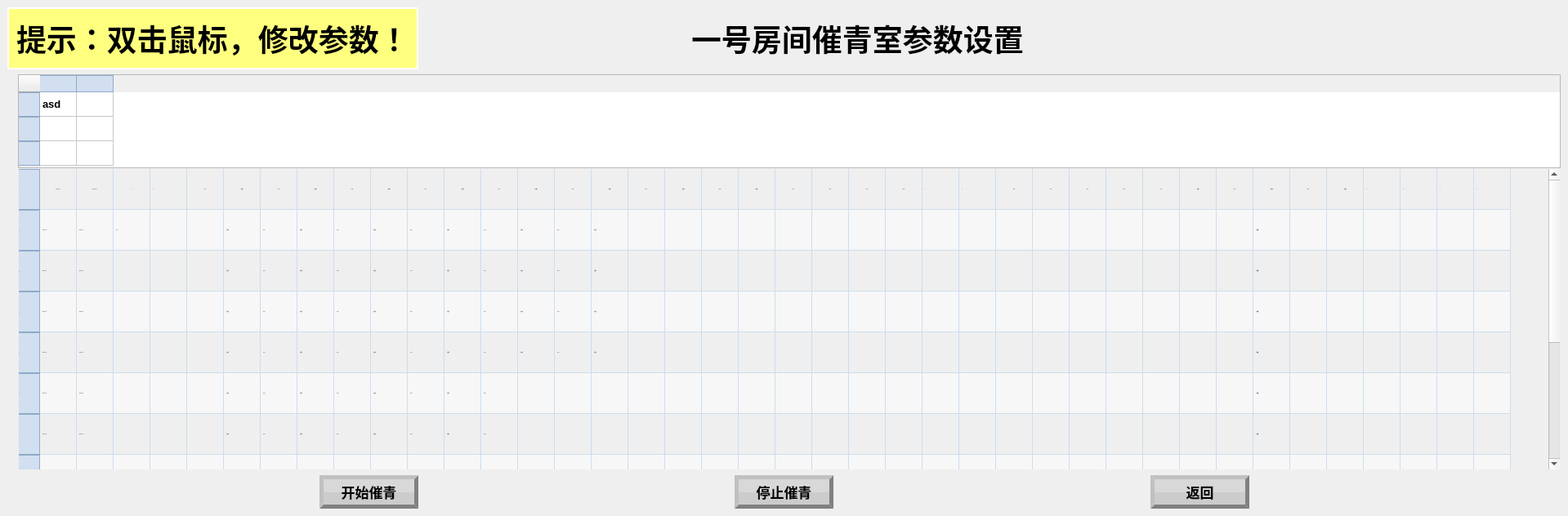
<?xml version="1.0" encoding="UTF-8"?>
<ui version="4.0">
 <class>set_parament1</class>
 <widget class="QMainWindow" name="set_parament1">
  <property name="geometry">
   <rect>
    <x>0</x>
    <y>0</y>
    <width>1919</width>
    <height>632</height>
   </rect>
  </property>
  <property name="windowTitle">
   <string>MainWindow</string>
  </property>
  <widget class="QWidget" name="centralwidget">
   <layout class="QGridLayout" name="gridLayout">
    <item row="0" column="0" colspan="2">
     <layout class="QHBoxLayout" name="horizontalLayout">
      <item>
       <widget class="QGroupBox" name="groupBox">
        <property name="styleSheet">
         <string notr="true">QGroupBox {
            border-color: rgb(255, 255, 255);
			background-color: rgb(255, 255, 127);
            border-width: 2px;
            border-style: solid;
            margin-top: 0.5ex;
        }</string>
        </property>
        <property name="title">
         <string/>
        </property>
        <layout class="QGridLayout" name="gridLayout_2">
         <item row="0" column="0">
          <widget class="QLabel" name="label">
           <property name="font">
            <font>
             <family>楷体</family>
             <pointsize>28</pointsize>
             <weight>75</weight>
             <bold>true</bold>
            </font>
           </property>
           <property name="text">
            <string>提示：双击鼠标，修改参数！</string>
           </property>
          </widget>
         </item>
        </layout>
       </widget>
      </item>
      <item>
       <spacer name="horizontalSpacer">
        <property name="orientation">
         <enum>Qt::Horizontal</enum>
        </property>
        <property name="sizeHint" stdset="0">
         <size>
          <width>13</width>
          <height>38</height>
         </size>
        </property>
       </spacer>
      </item>
      <item>
       <widget class="QLabel" name="title">
        <property name="font">
         <font>
          <family>楷体</family>
          <pointsize>28</pointsize>
          <weight>75</weight>
          <bold>true</bold>
         </font>
        </property>
        <property name="text">
         <string>一号房间催青室参数设置</string>
        </property>
       </widget>
      </item>
      <item>
       <spacer name="horizontalSpacer_7">
        <property name="orientation">
         <enum>Qt::Horizontal</enum>
        </property>
        <property name="sizeHint" stdset="0">
         <size>
          <width>40</width>
          <height>20</height>
         </size>
        </property>
       </spacer>
      </item>
      <item>
       <spacer name="horizontalSpacer_2">
        <property name="orientation">
         <enum>Qt::Horizontal</enum>
        </property>
        <property name="sizeHint" stdset="0">
         <size>
          <width>40</width>
          <height>20</height>
         </size>
        </property>
       </spacer>
      </item>
     </layout>
    </item>
    <item row="1" column="0">
     <widget class="QLabel" name="label_2">
      <property name="minimumSize">
       <size>
        <width>0</width>
        <height>50</height>
       </size>
      </property>
      <property name="text">
       <string/>
      </property>
     </widget>
    </item>
    <item row="1" column="1">
     <layout class="QVBoxLayout" name="verticalLayout">
      <property name="spacing">
       <number>0</number>
      </property>
      <item>
       <widget class="QTableWidget" name="tableWidget_head">
        <property name="maximumSize">
         <size>
          <width>16777215</width>
          <height>115</height>
         </size>
        </property>
        <property name="font">
         <font>
          <pointsize>10</pointsize>
          <weight>75</weight>
          <bold>true</bold>
         </font>
        </property>
        <property name="styleSheet">
         <string notr="true">
 
QHeaderView::section {	
	color: black;
	font:bold 14px &quot;微软雅黑&quot;;
	text-align:center;
	background-color: #d1dff0;
	border:1px solid #8faac9;
	border-left:none;
	width :25px;

}
 


</string>
        </property>
        <property name="editTriggers">
         <set>QAbstractItemView::NoEditTriggers</set>
        </property>
        <property name="tabKeyNavigation">
         <bool>false</bool>
        </property>
        <property name="showDropIndicator" stdset="0">
         <bool>false</bool>
        </property>
        <property name="dragDropOverwriteMode">
         <bool>false</bool>
        </property>
        <property name="showGrid">
         <bool>true</bool>
        </property>
        <property name="gridStyle">
         <enum>Qt::SolidLine</enum>
        </property>
        <property name="sortingEnabled">
         <bool>false</bool>
        </property>
        <property name="cornerButtonEnabled">
         <bool>false</bool>
        </property>
        <attribute name="horizontalHeaderVisible">
         <bool>true</bool>
        </attribute>
        <attribute name="horizontalHeaderDefaultSectionSize">
         <number>45</number>
        </attribute>
        <attribute name="horizontalHeaderHighlightSections">
         <bool>true</bool>
        </attribute>
        <attribute name="verticalHeaderVisible">
         <bool>true</bool>
        </attribute>
        <attribute name="verticalHeaderCascadingSectionResizes">
         <bool>true</bool>
        </attribute>
        <row>
         <property name="text">
          <string/>
         </property>
        </row>
        <row>
         <property name="text">
          <string/>
         </property>
        </row>
        <row>
         <property name="text">
          <string/>
         </property>
        </row>
        <column>
         <property name="text">
          <string/>
         </property>
        </column>
        <column>
         <property name="text">
          <string/>
         </property>
        </column>
        <item row="0" column="0">
         <property name="text">
          <string>asd</string>
         </property>
        </item>
       </widget>
      </item>
      <item>
       <widget class="QTableWidget" name="tableWidget">
        <property name="minimumSize">
         <size>
          <width>0</width>
          <height>0</height>
         </size>
        </property>
        <property name="font">
         <font>
          <family>微软雅黑</family>
          <pointsize>-1</pointsize>
          <weight>50</weight>
          <italic>false</italic>
          <bold>false</bold>
         </font>
        </property>
        <property name="focusPolicy">
         <enum>Qt::WheelFocus</enum>
        </property>
        <property name="contextMenuPolicy">
         <enum>Qt::DefaultContextMenu</enum>
        </property>
        <property name="styleSheet">
         <string notr="true">QTableCornerButton::section{background-color:#d1dff0;}

 QTableView
{

	background-color: rgba(255, 255, 255, 0); 
	font:14px &quot;微软雅黑&quot;;
	color:#677483;
	gridline-color: #ccddf0;
}
QTableView::item
{	
	font:14px &quot;微软雅黑&quot;;
	color:#000000;
	gridline-color: #ccddf0; 
}

 QTableView::item:selected
{	
	color:#677483;
}

 QHeaderView::section {	
	color: black;
	font:bold 14px &quot;微软雅黑&quot;;
	text-align:center;
	height:32px;
	width :25px;
	background-color: #d1dff0;
	border:1px solid #8faac9;
	border-left:none;

}

 
// border-left:none;防止中间表头的border重叠
QHeaderView::section:first 
{
	border-left:1px solid #8faac9;
}


</string>
        </property>
        <property name="inputMethodHints">
         <set>Qt::ImhNone</set>
        </property>
        <property name="dragEnabled">
         <bool>true</bool>
        </property>
        <property name="dragDropOverwriteMode">
         <bool>false</bool>
        </property>
        <property name="alternatingRowColors">
         <bool>true</bool>
        </property>
        <property name="selectionMode">
         <enum>QAbstractItemView::SingleSelection</enum>
        </property>
        <property name="selectionBehavior">
         <enum>QAbstractItemView::SelectRows</enum>
        </property>
        <property name="horizontalScrollMode">
         <enum>QAbstractItemView::ScrollPerItem</enum>
        </property>
        <property name="sortingEnabled">
         <bool>false</bool>
        </property>
        <property name="wordWrap">
         <bool>true</bool>
        </property>
        <property name="cornerButtonEnabled">
         <bool>true</bool>
        </property>
        <attribute name="horizontalHeaderVisible">
         <bool>false</bool>
        </attribute>
        <attribute name="horizontalHeaderCascadingSectionResizes">
         <bool>false</bool>
        </attribute>
        <attribute name="horizontalHeaderDefaultSectionSize">
         <number>45</number>
        </attribute>
        <attribute name="verticalHeaderDefaultSectionSize">
         <number>50</number>
        </attribute>
        <row>
         <property name="text">
          <string>1</string>
         </property>
        </row>
        <row>
         <property name="text">
          <string>2</string>
         </property>
        </row>
        <row>
         <property name="text">
          <string>3</string>
         </property>
        </row>
        <row>
         <property name="text">
          <string>4</string>
         </property>
        </row>
        <row>
         <property name="text">
          <string>5</string>
         </property>
        </row>
        <row>
         <property name="text">
          <string>6</string>
         </property>
        </row>
        <row>
         <property name="text">
          <string>7</string>
         </property>
        </row>
        <row>
         <property name="text">
          <string>8</string>
         </property>
        </row>
        <row>
         <property name="text">
          <string>9</string>
         </property>
        </row>
        <row>
         <property name="text">
          <string>10</string>
         </property>
        </row>
        <row>
         <property name="text">
          <string>11</string>
         </property>
        </row>
        <row>
         <property name="text">
          <string>12</string>
         </property>
        </row>
        <column>
         <property name="text">
          <string>开始</string>
         </property>
         <property name="background">
          <color>
           <red>85</red>
           <green>255</green>
           <blue>0</blue>
          </color>
         </property>
        </column>
        <column>
         <property name="text">
          <string>结束</string>
         </property>
        </column>
        <column>
         <property name="text">
          <string>温度</string>
         </property>
        </column>
        <column>
         <property name="text">
          <string>湿度</string>
         </property>
        </column>
        <column>
         <property name="text">
          <string>开始</string>
         </property>
        </column>
        <column>
         <property name="text">
          <string>运行</string>
         </property>
        </column>
        <column>
         <property name="text">
          <string>开始</string>
         </property>
        </column>
        <column>
         <property name="text">
          <string>运行</string>
         </property>
        </column>
        <column>
         <property name="text">
          <string>开始</string>
         </property>
        </column>
        <column>
         <property name="text">
          <string>运行</string>
         </property>
        </column>
        <column>
         <property name="text">
          <string>开始</string>
         </property>
        </column>
        <column>
         <property name="text">
          <string>运行</string>
         </property>
        </column>
        <column>
         <property name="text">
          <string>开始</string>
         </property>
        </column>
        <column>
         <property name="text">
          <string>运行</string>
         </property>
        </column>
        <column>
         <property name="text">
          <string>开始</string>
         </property>
        </column>
        <column>
         <property name="text">
          <string>运行</string>
         </property>
        </column>
        <column>
         <property name="text">
          <string>开始</string>
         </property>
        </column>
        <column>
         <property name="text">
          <string>运行</string>
         </property>
        </column>
        <column>
         <property name="text">
          <string>开始</string>
         </property>
        </column>
        <column>
         <property name="text">
          <string>运行</string>
         </property>
        </column>
        <column>
         <property name="text">
          <string>开始</string>
         </property>
        </column>
        <column>
         <property name="text">
          <string>结束</string>
         </property>
        </column>
        <column>
         <property name="text">
          <string>开始</string>
         </property>
        </column>
        <column>
         <property name="text">
          <string>结束</string>
         </property>
        </column>
        <column>
         <property name="text">
          <string>开始</string>
         </property>
        </column>
        <column>
         <property name="text">
          <string>结束</string>
         </property>
        </column>
        <column>
         <property name="text">
          <string>开始</string>
         </property>
        </column>
        <column>
         <property name="text">
          <string>运行</string>
         </property>
        </column>
        <column>
         <property name="text">
          <string>开始</string>
         </property>
        </column>
        <column>
         <property name="text">
          <string>运行</string>
         </property>
        </column>
        <column>
         <property name="text">
          <string>开始</string>
         </property>
        </column>
        <column>
         <property name="text">
          <string>运行</string>
         </property>
        </column>
        <column>
         <property name="text">
          <string>开始</string>
         </property>
        </column>
        <column>
         <property name="text">
          <string>运行</string>
         </property>
        </column>
        <column>
         <property name="text">
          <string>开始</string>
         </property>
        </column>
        <column>
         <property name="text">
          <string>结束</string>
         </property>
        </column>
        <column>
         <property name="text">
          <string>开始</string>
         </property>
        </column>
        <column>
         <property name="text">
          <string>结束</string>
         </property>
        </column>
        <column>
         <property name="text">
          <string>开始</string>
         </property>
        </column>
        <column>
         <property name="text">
          <string>结束</string>
         </property>
        </column>
        <item row="0" column="0">
         <property name="text">
          <string>2016/12/13</string>
         </property>
         <property name="textAlignment">
          <set>AlignCenter</set>
         </property>
        </item>
        <item row="0" column="1">
         <property name="text">
          <string>2016/12/14</string>
         </property>
         <property name="textAlignment">
          <set>AlignCenter</set>
         </property>
        </item>
        <item row="0" column="2">
         <property name="text">
          <string>0</string>
         </property>
         <property name="textAlignment">
          <set>AlignCenter</set>
         </property>
        </item>
        <item row="0" column="3">
         <property name="text">
          <string>0</string>
         </property>
        </item>
        <item row="0" column="4">
         <property name="text">
          <string>15:31</string>
         </property>
         <property name="textAlignment">
          <set>AlignCenter</set>
         </property>
        </item>
        <item row="0" column="5">
         <property name="text">
          <string>1分钟</string>
         </property>
         <property name="textAlignment">
          <set>AlignCenter</set>
         </property>
        </item>
        <item row="0" column="6">
         <property name="text">
          <string>15:32</string>
         </property>
         <property name="textAlignment">
          <set>AlignCenter</set>
         </property>
        </item>
        <item row="0" column="7">
         <property name="text">
          <string>2分钟</string>
         </property>
         <property name="textAlignment">
          <set>AlignCenter</set>
         </property>
        </item>
        <item row="0" column="8">
         <property name="text">
          <string>15:33</string>
         </property>
         <property name="textAlignment">
          <set>AlignCenter</set>
         </property>
        </item>
        <item row="0" column="9">
         <property name="text">
          <string>3分钟</string>
         </property>
         <property name="textAlignment">
          <set>AlignCenter</set>
         </property>
        </item>
        <item row="0" column="10">
         <property name="text">
          <string>15:34</string>
         </property>
         <property name="textAlignment">
          <set>AlignCenter</set>
         </property>
        </item>
        <item row="0" column="11">
         <property name="text">
          <string>4分钟</string>
         </property>
         <property name="textAlignment">
          <set>AlignCenter</set>
         </property>
        </item>
        <item row="0" column="12">
         <property name="text">
          <string>15:35</string>
         </property>
         <property name="textAlignment">
          <set>AlignCenter</set>
         </property>
        </item>
        <item row="0" column="13">
         <property name="text">
          <string>5分钟</string>
         </property>
         <property name="textAlignment">
          <set>AlignCenter</set>
         </property>
        </item>
        <item row="0" column="14">
         <property name="text">
          <string>15:36</string>
         </property>
         <property name="textAlignment">
          <set>AlignCenter</set>
         </property>
        </item>
        <item row="0" column="15">
         <property name="text">
          <string>6分钟</string>
         </property>
         <property name="textAlignment">
          <set>AlignCenter</set>
         </property>
        </item>
        <item row="0" column="16">
         <property name="text">
          <string>15:37</string>
         </property>
         <property name="textAlignment">
          <set>AlignCenter</set>
         </property>
        </item>
        <item row="0" column="17">
         <property name="text">
          <string>7分钟</string>
         </property>
         <property name="textAlignment">
          <set>AlignCenter</set>
         </property>
        </item>
        <item row="0" column="18">
         <property name="text">
          <string>15:38</string>
         </property>
         <property name="textAlignment">
          <set>AlignCenter</set>
         </property>
        </item>
        <item row="0" column="19">
         <property name="text">
          <string>8分钟</string>
         </property>
         <property name="textAlignment">
          <set>AlignCenter</set>
         </property>
        </item>
        <item row="0" column="20">
         <property name="text">
          <string>15:31</string>
         </property>
         <property name="textAlignment">
          <set>AlignCenter</set>
         </property>
        </item>
        <item row="0" column="21">
         <property name="text">
          <string>15:32</string>
         </property>
         <property name="textAlignment">
          <set>AlignCenter</set>
         </property>
        </item>
        <item row="0" column="22">
         <property name="text">
          <string>15:33</string>
         </property>
         <property name="textAlignment">
          <set>AlignCenter</set>
         </property>
        </item>
        <item row="0" column="23">
         <property name="text">
          <string>15:34</string>
         </property>
         <property name="textAlignment">
          <set>AlignCenter</set>
         </property>
        </item>
        <item row="0" column="24">
         <property name="text">
          <string>0</string>
         </property>
        </item>
        <item row="0" column="25">
         <property name="text">
          <string>0</string>
         </property>
        </item>
        <item row="0" column="26">
         <property name="text">
          <string>15:35</string>
         </property>
         <property name="textAlignment">
          <set>AlignCenter</set>
         </property>
        </item>
        <item row="0" column="27">
         <property name="text">
          <string>15:36</string>
         </property>
         <property name="textAlignment">
          <set>AlignCenter</set>
         </property>
        </item>
        <item row="0" column="28">
         <property name="text">
          <string>15:37</string>
         </property>
         <property name="textAlignment">
          <set>AlignCenter</set>
         </property>
        </item>
        <item row="0" column="29">
         <property name="text">
          <string>15:38</string>
         </property>
         <property name="textAlignment">
          <set>AlignCenter</set>
         </property>
        </item>
        <item row="0" column="30">
         <property name="text">
          <string>15:31</string>
         </property>
         <property name="textAlignment">
          <set>AlignCenter</set>
         </property>
        </item>
        <item row="0" column="31">
         <property name="text">
          <string>0分钟</string>
         </property>
         <property name="textAlignment">
          <set>AlignCenter</set>
         </property>
        </item>
        <item row="0" column="32">
         <property name="text">
          <string>15:32</string>
         </property>
         <property name="textAlignment">
          <set>AlignCenter</set>
         </property>
        </item>
        <item row="0" column="33">
         <property name="text">
          <string>10分钟</string>
         </property>
         <property name="textAlignment">
          <set>AlignCenter</set>
         </property>
        </item>
        <item row="0" column="34">
         <property name="text">
          <string>15:33</string>
         </property>
         <property name="textAlignment">
          <set>AlignCenter</set>
         </property>
        </item>
        <item row="0" column="35">
         <property name="text">
          <string>10分钟</string>
         </property>
         <property name="textAlignment">
          <set>AlignCenter</set>
         </property>
        </item>
        <item row="0" column="36">
         <property name="text">
          <string>0</string>
         </property>
        </item>
        <item row="0" column="37">
         <property name="text">
          <string>0</string>
         </property>
        </item>
        <item row="0" column="38">
         <property name="text">
          <string>0</string>
         </property>
        </item>
        <item row="0" column="39">
         <property name="text">
          <string>0</string>
         </property>
        </item>
        <item row="1" column="0">
         <property name="text">
          <string>2016/12/13</string>
         </property>
        </item>
        <item row="1" column="1">
         <property name="text">
          <string>2016/12/14</string>
         </property>
        </item>
        <item row="1" column="2">
         <property name="text">
          <string>56.5</string>
         </property>
        </item>
        <item row="1" column="5">
         <property name="text">
          <string>1分钟</string>
         </property>
        </item>
        <item row="1" column="6">
         <property name="text">
          <string>15:32</string>
         </property>
        </item>
        <item row="1" column="7">
         <property name="text">
          <string>2分钟</string>
         </property>
        </item>
        <item row="1" column="8">
         <property name="text">
          <string>15:33</string>
         </property>
        </item>
        <item row="1" column="9">
         <property name="text">
          <string>3分钟</string>
         </property>
        </item>
        <item row="1" column="10">
         <property name="text">
          <string>15:33</string>
         </property>
        </item>
        <item row="1" column="11">
         <property name="text">
          <string>4分钟</string>
         </property>
        </item>
        <item row="1" column="12">
         <property name="text">
          <string>15:35</string>
         </property>
        </item>
        <item row="1" column="13">
         <property name="text">
          <string>5分钟</string>
         </property>
        </item>
        <item row="1" column="14">
         <property name="text">
          <string>15:36</string>
         </property>
        </item>
        <item row="1" column="15">
         <property name="text">
          <string>6分钟</string>
         </property>
        </item>
        <item row="1" column="33">
         <property name="text">
          <string>10分钟</string>
         </property>
        </item>
        <item row="2" column="0">
         <property name="text">
          <string>2016/12/13</string>
         </property>
        </item>
        <item row="2" column="1">
         <property name="text">
          <string>2016/12/14</string>
         </property>
        </item>
        <item row="2" column="5">
         <property name="text">
          <string>1分钟</string>
         </property>
        </item>
        <item row="2" column="6">
         <property name="text">
          <string>15:32</string>
         </property>
        </item>
        <item row="2" column="7">
         <property name="text">
          <string>2分钟</string>
         </property>
        </item>
        <item row="2" column="8">
         <property name="text">
          <string>15:33</string>
         </property>
        </item>
        <item row="2" column="9">
         <property name="text">
          <string>3分钟</string>
         </property>
        </item>
        <item row="2" column="10">
         <property name="text">
          <string>15:33</string>
         </property>
        </item>
        <item row="2" column="11">
         <property name="text">
          <string>4分钟</string>
         </property>
        </item>
        <item row="2" column="12">
         <property name="text">
          <string>15:35</string>
         </property>
        </item>
        <item row="2" column="13">
         <property name="text">
          <string>5分钟</string>
         </property>
        </item>
        <item row="2" column="14">
         <property name="text">
          <string>15:36</string>
         </property>
        </item>
        <item row="2" column="15">
         <property name="text">
          <string>6分钟</string>
         </property>
        </item>
        <item row="2" column="33">
         <property name="text">
          <string>10分钟</string>
         </property>
        </item>
        <item row="3" column="0">
         <property name="text">
          <string>2016/12/13</string>
         </property>
        </item>
        <item row="3" column="1">
         <property name="text">
          <string>2016/12/14</string>
         </property>
        </item>
        <item row="3" column="5">
         <property name="text">
          <string>1分钟</string>
         </property>
        </item>
        <item row="3" column="6">
         <property name="text">
          <string>15:32</string>
         </property>
        </item>
        <item row="3" column="7">
         <property name="text">
          <string>2分钟</string>
         </property>
        </item>
        <item row="3" column="8">
         <property name="text">
          <string>15:33</string>
         </property>
        </item>
        <item row="3" column="9">
         <property name="text">
          <string>3分钟</string>
         </property>
        </item>
        <item row="3" column="10">
         <property name="text">
          <string>15:33</string>
         </property>
        </item>
        <item row="3" column="11">
         <property name="text">
          <string>4分钟</string>
         </property>
        </item>
        <item row="3" column="12">
         <property name="text">
          <string>15:35</string>
         </property>
        </item>
        <item row="3" column="13">
         <property name="text">
          <string>5分钟</string>
         </property>
        </item>
        <item row="3" column="14">
         <property name="text">
          <string>15:36</string>
         </property>
        </item>
        <item row="3" column="15">
         <property name="text">
          <string>6分钟</string>
         </property>
        </item>
        <item row="3" column="33">
         <property name="text">
          <string>10分钟</string>
         </property>
        </item>
        <item row="4" column="0">
         <property name="text">
          <string>2016/12/13</string>
         </property>
        </item>
        <item row="4" column="1">
         <property name="text">
          <string>2016/12/14</string>
         </property>
        </item>
        <item row="4" column="5">
         <property name="text">
          <string>1分钟</string>
         </property>
        </item>
        <item row="4" column="6">
         <property name="text">
          <string>15:32</string>
         </property>
        </item>
        <item row="4" column="7">
         <property name="text">
          <string>2分钟</string>
         </property>
        </item>
        <item row="4" column="8">
         <property name="text">
          <string>15:33</string>
         </property>
        </item>
        <item row="4" column="9">
         <property name="text">
          <string>3分钟</string>
         </property>
        </item>
        <item row="4" column="10">
         <property name="text">
          <string>15:33</string>
         </property>
        </item>
        <item row="4" column="11">
         <property name="text">
          <string>4分钟</string>
         </property>
        </item>
        <item row="4" column="12">
         <property name="text">
          <string>15:35</string>
         </property>
        </item>
        <item row="4" column="13">
         <property name="text">
          <string>5分钟</string>
         </property>
        </item>
        <item row="4" column="14">
         <property name="text">
          <string>15:36</string>
         </property>
        </item>
        <item row="4" column="15">
         <property name="text">
          <string>6分钟</string>
         </property>
        </item>
        <item row="4" column="33">
         <property name="text">
          <string>10分钟</string>
         </property>
        </item>
        <item row="5" column="0">
         <property name="text">
          <string>2016/12/13</string>
         </property>
        </item>
        <item row="5" column="1">
         <property name="text">
          <string>2016/12/14</string>
         </property>
        </item>
        <item row="5" column="2">
         <property name="text">
          <string/>
         </property>
        </item>
        <item row="5" column="5">
         <property name="text">
          <string>1分钟</string>
         </property>
        </item>
        <item row="5" column="6">
         <property name="text">
          <string>15:32</string>
         </property>
        </item>
        <item row="5" column="7">
         <property name="text">
          <string>2分钟</string>
         </property>
        </item>
        <item row="5" column="8">
         <property name="text">
          <string>15:33</string>
         </property>
        </item>
        <item row="5" column="9">
         <property name="text">
          <string>3分钟</string>
         </property>
        </item>
        <item row="5" column="10">
         <property name="text">
          <string>15:33</string>
         </property>
        </item>
        <item row="5" column="11">
         <property name="text">
          <string>4分钟</string>
         </property>
        </item>
        <item row="5" column="12">
         <property name="text">
          <string>15:35</string>
         </property>
        </item>
        <item row="5" column="33">
         <property name="text">
          <string>10分钟</string>
         </property>
        </item>
        <item row="6" column="0">
         <property name="text">
          <string>2016/12/13</string>
         </property>
        </item>
        <item row="6" column="1">
         <property name="text">
          <string>2016/12/14</string>
         </property>
        </item>
        <item row="6" column="5">
         <property name="text">
          <string>1分钟</string>
         </property>
        </item>
        <item row="6" column="6">
         <property name="text">
          <string>15:32</string>
         </property>
        </item>
        <item row="6" column="7">
         <property name="text">
          <string>2分钟</string>
         </property>
        </item>
        <item row="6" column="8">
         <property name="text">
          <string>15:33</string>
         </property>
        </item>
        <item row="6" column="9">
         <property name="text">
          <string>3分钟</string>
         </property>
        </item>
        <item row="6" column="10">
         <property name="text">
          <string>15:33</string>
         </property>
        </item>
        <item row="6" column="11">
         <property name="text">
          <string>4分钟</string>
         </property>
        </item>
        <item row="6" column="12">
         <property name="text">
          <string>15:35</string>
         </property>
        </item>
        <item row="6" column="33">
         <property name="text">
          <string>10分钟</string>
         </property>
        </item>
        <item row="7" column="0">
         <property name="text">
          <string>2016/12/13</string>
         </property>
        </item>
        <item row="7" column="1">
         <property name="text">
          <string>2016/12/14</string>
         </property>
        </item>
        <item row="7" column="5">
         <property name="text">
          <string>1分钟</string>
         </property>
        </item>
        <item row="7" column="6">
         <property name="text">
          <string>15:32</string>
         </property>
        </item>
        <item row="7" column="7">
         <property name="text">
          <string>2分钟</string>
         </property>
        </item>
        <item row="7" column="8">
         <property name="text">
          <string>15:33</string>
         </property>
        </item>
        <item row="7" column="9">
         <property name="text">
          <string>3分钟</string>
         </property>
        </item>
        <item row="7" column="10">
         <property name="text">
          <string>15:33</string>
         </property>
        </item>
        <item row="7" column="11">
         <property name="text">
          <string>4分钟</string>
         </property>
        </item>
        <item row="7" column="12">
         <property name="text">
          <string>15:35</string>
         </property>
        </item>
        <item row="7" column="33">
         <property name="text">
          <string>10分钟</string>
         </property>
        </item>
        <item row="8" column="0">
         <property name="text">
          <string>2016/12/13</string>
         </property>
        </item>
        <item row="8" column="1">
         <property name="text">
          <string>2016/12/14</string>
         </property>
        </item>
        <item row="8" column="5">
         <property name="text">
          <string>1分钟</string>
         </property>
        </item>
        <item row="8" column="6">
         <property name="text">
          <string>15:32</string>
         </property>
        </item>
        <item row="8" column="7">
         <property name="text">
          <string>2分钟</string>
         </property>
        </item>
        <item row="8" column="8">
         <property name="text">
          <string>15:33</string>
         </property>
        </item>
        <item row="8" column="9">
         <property name="text">
          <string>3分钟</string>
         </property>
        </item>
        <item row="8" column="10">
         <property name="text">
          <string>15:33</string>
         </property>
        </item>
        <item row="8" column="11">
         <property name="text">
          <string>4分钟</string>
         </property>
        </item>
        <item row="8" column="12">
         <property name="text">
          <string>15:35</string>
         </property>
        </item>
        <item row="8" column="33">
         <property name="text">
          <string>10分钟</string>
         </property>
        </item>
        <item row="9" column="0">
         <property name="text">
          <string>2016/12/13</string>
         </property>
        </item>
        <item row="9" column="1">
         <property name="text">
          <string>2016/12/14</string>
         </property>
        </item>
        <item row="9" column="2">
         <property name="text">
          <string/>
         </property>
        </item>
        <item row="9" column="4">
         <property name="text">
          <string/>
         </property>
        </item>
        <item row="9" column="5">
         <property name="text">
          <string>1分钟</string>
         </property>
        </item>
        <item row="9" column="6">
         <property name="text">
          <string>15:32</string>
         </property>
        </item>
        <item row="9" column="7">
         <property name="text">
          <string>2分钟</string>
         </property>
        </item>
        <item row="9" column="8">
         <property name="text">
          <string>15:33</string>
         </property>
        </item>
        <item row="9" column="9">
         <property name="text">
          <string>3分钟</string>
         </property>
        </item>
        <item row="9" column="10">
         <property name="text">
          <string>15:33</string>
         </property>
        </item>
        <item row="9" column="11">
         <property name="text">
          <string>4分钟</string>
         </property>
        </item>
        <item row="9" column="12">
         <property name="text">
          <string>15:35</string>
         </property>
        </item>
        <item row="10" column="0">
         <property name="text">
          <string>2016/12/13</string>
         </property>
        </item>
        <item row="10" column="1">
         <property name="text">
          <string>2016/12/14</string>
         </property>
        </item>
        <item row="10" column="2">
         <property name="text">
          <string/>
         </property>
        </item>
        <item row="10" column="5">
         <property name="text">
          <string>1分钟</string>
         </property>
        </item>
        <item row="10" column="6">
         <property name="text">
          <string>15:32</string>
         </property>
        </item>
        <item row="10" column="7">
         <property name="text">
          <string>2分钟</string>
         </property>
        </item>
        <item row="10" column="8">
         <property name="text">
          <string>15:33</string>
         </property>
        </item>
        <item row="10" column="9">
         <property name="text">
          <string>3分钟</string>
         </property>
        </item>
        <item row="10" column="10">
         <property name="text">
          <string>15:33</string>
         </property>
        </item>
        <item row="10" column="11">
         <property name="text">
          <string>4分钟</string>
         </property>
        </item>
        <item row="10" column="12">
         <property name="text">
          <string>15:35</string>
         </property>
        </item>
        <item row="11" column="0">
         <property name="text">
          <string>2016/12/13</string>
         </property>
        </item>
        <item row="11" column="1">
         <property name="text">
          <string>2016/12/14</string>
         </property>
        </item>
        <item row="11" column="5">
         <property name="text">
          <string>1分钟</string>
         </property>
        </item>
        <item row="11" column="6">
         <property name="text">
          <string>15:32</string>
         </property>
        </item>
        <item row="11" column="7">
         <property name="text">
          <string>2分钟</string>
         </property>
        </item>
        <item row="11" column="8">
         <property name="text">
          <string>15:33</string>
         </property>
        </item>
        <item row="11" column="9">
         <property name="text">
          <string>3分钟</string>
         </property>
        </item>
        <item row="11" column="10">
         <property name="text">
          <string>15:33</string>
         </property>
        </item>
        <item row="11" column="11">
         <property name="text">
          <string>4分钟</string>
         </property>
        </item>
        <item row="11" column="12">
         <property name="text">
          <string>15:35</string>
         </property>
        </item>
       </widget>
      </item>
     </layout>
    </item>
    <item row="2" column="0" colspan="2">
     <layout class="QHBoxLayout" name="horizontalLayout_2">
      <item>
       <spacer name="horizontalSpacer_5">
        <property name="orientation">
         <enum>Qt::Horizontal</enum>
        </property>
        <property name="sizeHint" stdset="0">
         <size>
          <width>40</width>
          <height>20</height>
         </size>
        </property>
       </spacer>
      </item>
      <item>
       <widget class="QPushButton" name="button_save">
        <property name="minimumSize">
         <size>
          <width>121</width>
          <height>41</height>
         </size>
        </property>
        <property name="font">
         <font>
          <pointsize>13</pointsize>
          <weight>75</weight>
          <bold>true</bold>
         </font>
        </property>
        <property name="styleSheet">
         <string notr="true">QPushButton {
    border:5px  outset grey;
    padding:2px 4px;
    background-color: qconicalgradient(cx:0.5, cy:0.5, angle:180, stop:0.49999 rgba(204, 204, 204, 255), stop:0.50001 rgba(216, 216, 216, 255));

   
}

QPushButton:hover{
    border:5px  outset grey;
    background-color: qconicalgradient(cx:0.5, cy:0.5, angle:180, stop:0.49999 rgba(188, 188, 188, 255), stop:0.50001 rgba(208, 208, 208, 255));


    
}

QPushButton:pressed{
    border:3px  inset grey;
    background-color: qconicalgradient(cx:0.5, cy:0.5, angle:180, stop:0.49999 rgba(208, 208, 208, 255), stop:0.50001 rgba(188, 188, 188, 255));

}</string>
        </property>
        <property name="text">
         <string>开始催青</string>
        </property>
       </widget>
      </item>
      <item>
       <spacer name="horizontalSpacer_3">
        <property name="orientation">
         <enum>Qt::Horizontal</enum>
        </property>
        <property name="sizeHint" stdset="0">
         <size>
          <width>13</width>
          <height>38</height>
         </size>
        </property>
       </spacer>
      </item>
      <item>
       <widget class="QPushButton" name="button_stop">
        <property name="minimumSize">
         <size>
          <width>121</width>
          <height>41</height>
         </size>
        </property>
        <property name="font">
         <font>
          <pointsize>13</pointsize>
          <weight>75</weight>
          <bold>true</bold>
         </font>
        </property>
        <property name="styleSheet">
         <string notr="true">QPushButton {
    border:5px  outset grey;
    padding:2px 4px;
    background-color: qconicalgradient(cx:0.5, cy:0.5, angle:180, stop:0.49999 rgba(204, 204, 204, 255), stop:0.50001 rgba(216, 216, 216, 255));

   
}

QPushButton:hover{
    border:5px  outset grey;
    background-color: qconicalgradient(cx:0.5, cy:0.5, angle:180, stop:0.49999 rgba(188, 188, 188, 255), stop:0.50001 rgba(208, 208, 208, 255));


    
}

QPushButton:pressed{
    border:3px  inset grey;
    background-color: qconicalgradient(cx:0.5, cy:0.5, angle:180, stop:0.49999 rgba(208, 208, 208, 255), stop:0.50001 rgba(188, 188, 188, 255));

}</string>
        </property>
        <property name="text">
         <string>停止催青</string>
        </property>
       </widget>
      </item>
      <item>
       <spacer name="horizontalSpacer_4">
        <property name="orientation">
         <enum>Qt::Horizontal</enum>
        </property>
        <property name="sizeHint" stdset="0">
         <size>
          <width>18</width>
          <height>20</height>
         </size>
        </property>
       </spacer>
      </item>
      <item>
       <widget class="QPushButton" name="butto_back">
        <property name="minimumSize">
         <size>
          <width>121</width>
          <height>41</height>
         </size>
        </property>
        <property name="font">
         <font>
          <pointsize>13</pointsize>
          <weight>75</weight>
          <bold>true</bold>
         </font>
        </property>
        <property name="styleSheet">
         <string notr="true">QPushButton {
    border:5px  outset grey;
    padding:2px 4px;
    background-color: qconicalgradient(cx:0.5, cy:0.5, angle:180, stop:0.49999 rgba(204, 204, 204, 255), stop:0.50001 rgba(216, 216, 216, 255));

   
}

QPushButton:hover{
    border:5px  outset grey;
    background-color: qconicalgradient(cx:0.5, cy:0.5, angle:180, stop:0.49999 rgba(188, 188, 188, 255), stop:0.50001 rgba(208, 208, 208, 255));


    
}

QPushButton:pressed{
    border:3px  inset grey;
    background-color: qconicalgradient(cx:0.5, cy:0.5, angle:180, stop:0.49999 rgba(208, 208, 208, 255), stop:0.50001 rgba(188, 188, 188, 255));

}</string>
        </property>
        <property name="text">
         <string>返回</string>
        </property>
       </widget>
      </item>
      <item>
       <spacer name="horizontalSpacer_6">
        <property name="orientation">
         <enum>Qt::Horizontal</enum>
        </property>
        <property name="sizeHint" stdset="0">
         <size>
          <width>40</width>
          <height>20</height>
         </size>
        </property>
       </spacer>
      </item>
     </layout>
    </item>
   </layout>
  </widget>
 </widget>
 <resources/>
 <connections/>
</ui>
